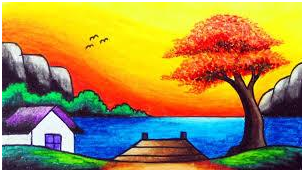
#> input picture exp 3.png, 304 x 172 px, found by its file name
$ python 'exp 3.py'
#> lines starting #> are read from the running program, lines starting #| are printed output that depends on the picture
import cv2
from matplotlib import pyplot as plt

# Read the image
image = cv2.imread('D:\computer vision lab\exp 3.png')  # Replace with your image file name
#> image is the input picture: shape (172, 304, 3); mean B, G, R 78.6, 142.9, 165.3

# Convert to grayscale
gray_image = cv2.cvtColor(image, cv2.COLOR_BGR2GRAY)
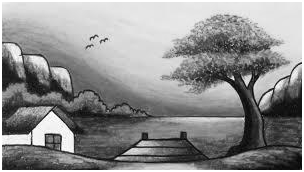
#> gray_image: shape (172, 304); min 2, max 255, mean 142.3

# Apply Canny Edge Detection
edges = cv2.Canny(gray_image, 100, 200)
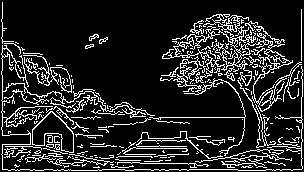
#> edges: shape (172, 304); 15.2% white in thin lines or dots

# Display original and edge-detected images
plt.figure(figsize=(10, 5))

plt.subplot(1, 2, 1)
plt.title("Original Image")
plt.imshow(cv2.cvtColor(image, cv2.COLOR_BGR2RGB))
plt.axis("off")

plt.subplot(1, 2, 2)
plt.title("Canny Edge Detection (Outline)")
plt.imshow(edges, cmap='gray')
plt.axis("off")

plt.tight_layout()
plt.show()
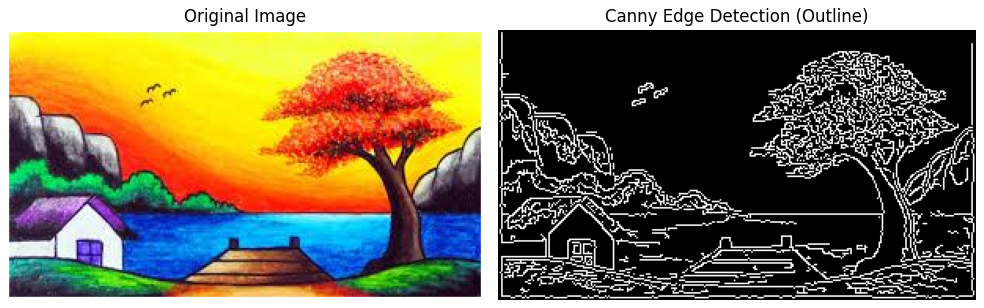
#> figure drawn by matplotlib, 2 panels

$ run again, with exp 1.png copied over exp 3.png
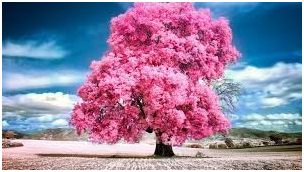
#> input picture exp 1.png, 304 x 172 px, found by its file name
#> image is the input picture: shape (172, 304, 3); mean B, G, R 161.1, 131, 147.9
#> `edges = cv2.Canny(gray_image, 100, 200)`:
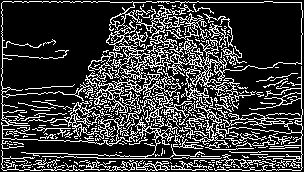
#> edges: shape (172, 304); 23.2% white in thin lines or dots
#> `plt.show()`:
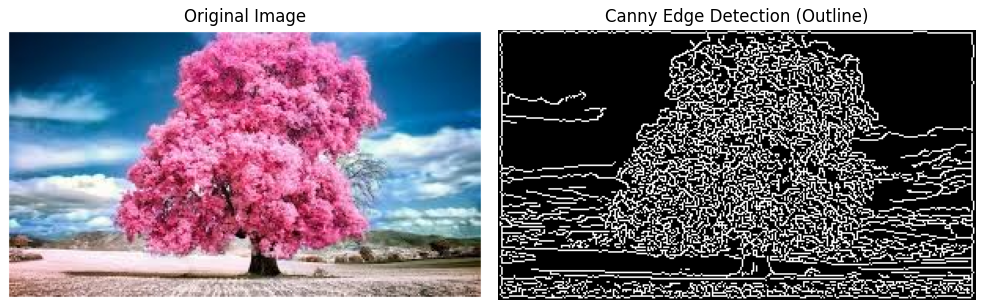
#> figure drawn by matplotlib, 2 panels

$ run again, with exp 18.png copied over exp 3.png
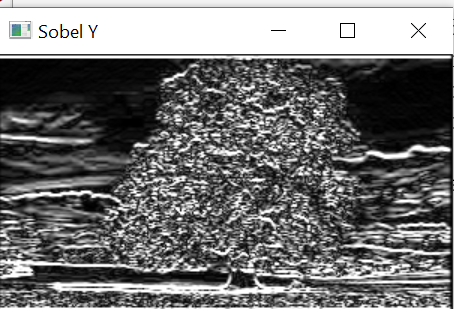
#> input picture exp 18.png, 454 x 309 px, found by its file name
#> image is the input picture: shape (309, 454, 3); mean B, G, R 113.9, 113.9, 113.9
#> `edges = cv2.Canny(gray_image, 100, 200)`:
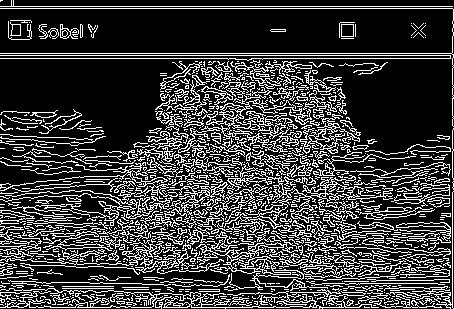
#> edges: shape (309, 454); 23.6% white in thin lines or dots
#> `plt.show()`:
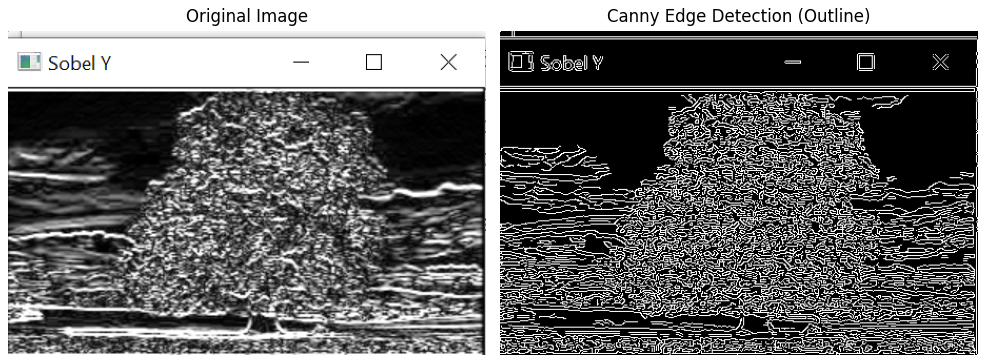
#> figure drawn by matplotlib, 2 panels

$ run again, with exp 2.png copied over exp 3.png
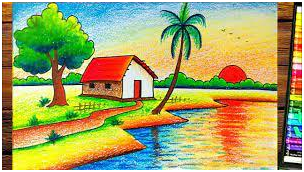
#> input picture exp 2.png, 304 x 172 px, found by its file name
#> image is the input picture: shape (172, 304, 3); mean B, G, R 101.7, 165.4, 164
#> `edges = cv2.Canny(gray_image, 100, 200)`:
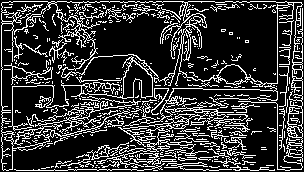
#> edges: shape (172, 304); 21.6% white in thin lines or dots
#> `plt.show()`:
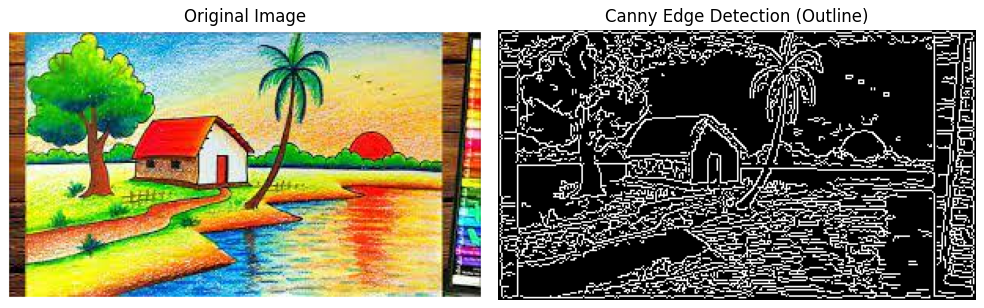
#> figure drawn by matplotlib, 2 panels
